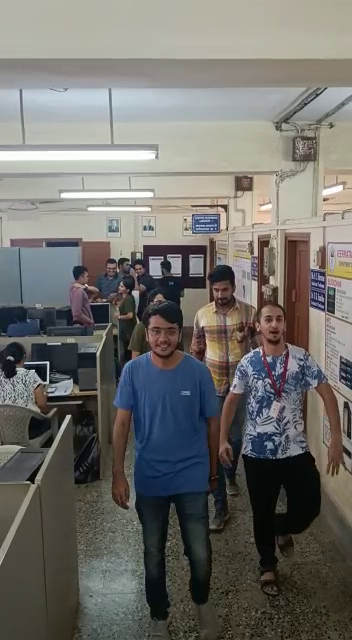
#> input picture frame 13 of backend/regionOfInterest/tp.mp4, 352 x 640 px
$ python region_of_interest.py
#> lines starting #> are read from the running program, lines starting #| are printed output that depends on the picture
import cv2
import os
# Load the cascade
def roi():
    directory = os.getcwd() +  "/backend/face_images"
    directory.replace("\\","/")
    path = directory
    directory = os.getcwd() +  "/backend/regionOfInterest/haarcascade_frontalface_default.xml"
    directory.replace("\\","/")
    face_cascade = cv2.CascadeClassifier(directory)

    # To capture video from webcam.
    # cap = cv2.VideoCapture(0)
    '''
    cap = cv2.VideoCapture(0)
    address = "http://192.0.0.4:8080/video"
    cap.open(address)
    '''
    directory = os.getcwd() +  "/backend/regionOfInterest/"
    directory.replace("\\","/")
    cap = cv2.VideoCapture(directory + 'tp.mp4')
    i = 0

    while cap.isOpened():
        # Read the frame

        _, img = cap.read()
#> img is the input picture: shape (640, 352, 3); mean B, G, R 106.7, 111, 112.3
        if img is None:
            break
        print(img)
#> (printed output is left out)
        # Convert to grayscale
        cropped_image = img
        # cropped_image = img
        gray = cv2.cvtColor(cropped_image, cv2.COLOR_BGR2GRAY)
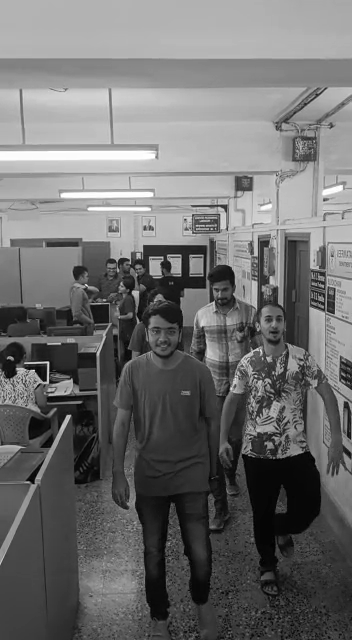
#> gray: shape (640, 352); min 0, max 255, mean 110.8
        # Detect the faces
        faces = face_cascade.detectMultiScale(gray, 1.1, 4)
#> faces = [[257, 306, 35, 35], [142, 315, 43, 43]]
        # Draw the rectangle around each face
        for (x, y, w, h) in faces:
            # cv2.rectangle(cropped_image, (x, y), (x+w, y+h), (255, 0, 0), 0)
            if len(faces) > 0:
                faces = cropped_image[y:y + h, x:x + w]
                # cv2.imshow("face", faces)
                name = "face" + str(i) + ".jpg"
                if faces is None:
                    break
                cv2.imwrite(os.path.join(path,name), faces)
#> this loop made 2 passes
#> pass 1, in roi, `faces = cropped_image[y:y + h, x:x + w]`:
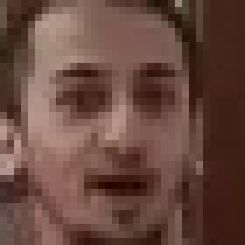
#> faces: shape (35, 35, 3) (shown 7 times larger); mean B, G, R 63.1, 72.7, 104.1
#> pass 2, in roi, `faces = cropped_image[y:y + h, x:x + w]`:
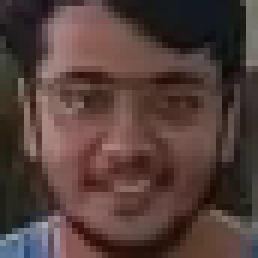
#> faces: shape (43, 43, 3) (shown 6 times larger); mean B, G, R 58.5, 63, 83.9

        i += 1
        # Display
        cv2.imshow('img', cropped_image)
        # Stop if escape key is pressed
        k = cv2.waitKey(30) & 0xff
#> (key Esc is pressed here)
        if k==27:
            break
    # Release the VideoCapture object
    cap.release()
if __name__ == "__main__":
    roi()

$ run again, starting later in the video
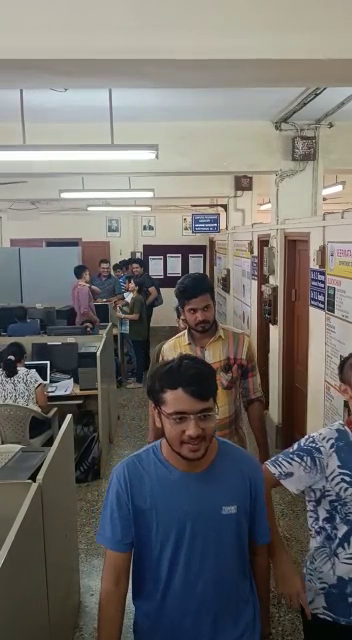
#> input picture frame 58 of backend/regionOfInterest/tp.mp4, 352 x 640 px
#> in roi, img is the input picture: shape (640, 352, 3); mean B, G, R 108.6, 111.2, 113
#> (printed output is left out)
#> in roi, `gray = cv2.cvtColor(cropped_image, cv2.COLOR_BGR2GRAY)`:
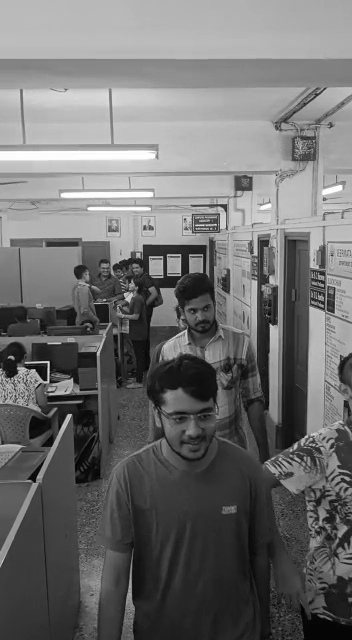
#> gray: shape (640, 352); min 0, max 255, mean 111.4
#> in roi, `faces = face_cascade.detectMultiScale(gray, 1.1, 4)`: faces = [[178, 293, 45, 45], [156, 389, 73, 73]]
#> the loop in roi, `for (x, y, w, h) in faces:` made 2 passes
#> pass 2, in roi, `faces = cropped_image[y:y + h, x:x + w]`:
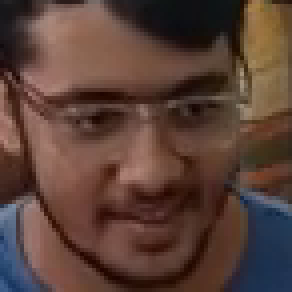
#> faces: shape (73, 73, 3) (shown 4 times larger); mean B, G, R 55.9, 64.8, 90.1

$ run again, starting later in the video
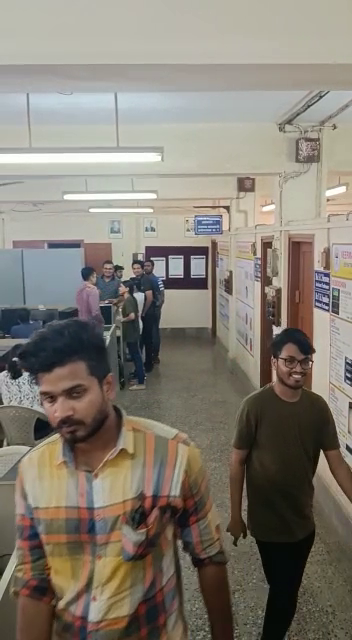
#> input picture frame 104 of backend/regionOfInterest/tp.mp4, 352 x 640 px
#> in roi, img is the input picture: shape (640, 352, 3); mean B, G, R 115.8, 126.1, 132.6
#> (printed output is left out)
#> in roi, `gray = cv2.cvtColor(cropped_image, cv2.COLOR_BGR2GRAY)`:
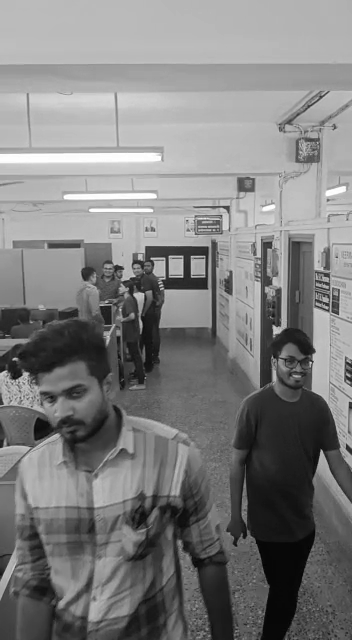
#> gray: shape (640, 352); min 1, max 255, mean 126.8
#> in roi, `faces = face_cascade.detectMultiScale(gray, 1.1, 4)`: faces = [[268, 342, 50, 50], [225, 570, 50, 50]]
#> the loop in roi, `for (x, y, w, h) in faces:` made 2 passes
#> pass 2, in roi, `faces = cropped_image[y:y + h, x:x + w]`:
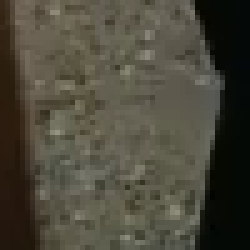
#> faces: shape (50, 50, 3) (shown 5 times larger); mean B, G, R 59.3, 72.3, 75.3
